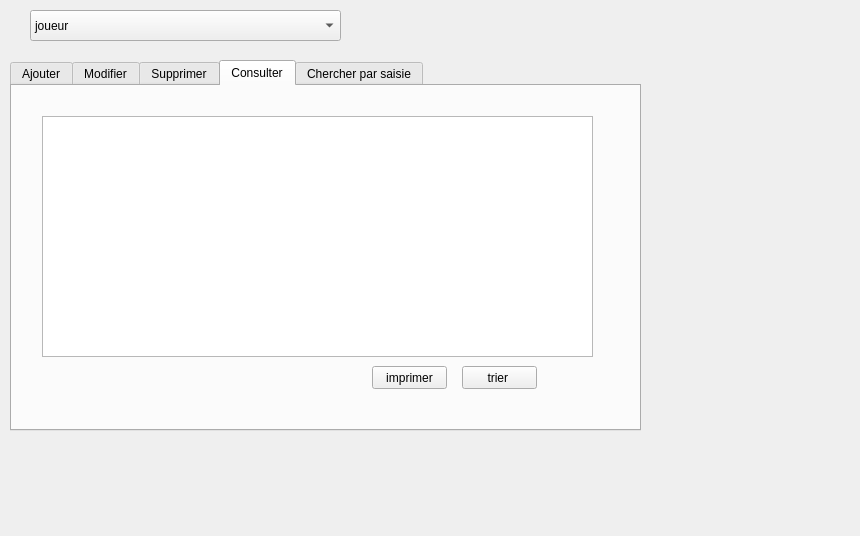
<?xml version="1.0" encoding="UTF-8"?>
<ui version="4.0">
 <class>gestion_sj</class>
 <widget class="QDialog" name="gestion_sj">
  <property name="geometry">
   <rect>
    <x>0</x>
    <y>0</y>
    <width>860</width>
    <height>536</height>
   </rect>
  </property>
  <property name="windowTitle">
   <string>Dialog</string>
  </property>
  <widget class="QStackedWidget" name="stackedWidget">
   <property name="geometry">
    <rect>
     <x>10</x>
     <y>60</y>
     <width>641</width>
     <height>411</height>
    </rect>
   </property>
   <property name="currentIndex">
    <number>1</number>
   </property>
   <widget class="QWidget" name="page">
    <widget class="QTabWidget" name="tabWidget">
     <property name="geometry">
      <rect>
       <x>0</x>
       <y>0</y>
       <width>620</width>
       <height>420</height>
      </rect>
     </property>
     <property name="palette">
      <palette>
       <active>
        <colorrole role="Midlight">
         <brush brushstyle="SolidPattern">
          <color alpha="255">
           <red>116</red>
           <green>116</green>
           <blue>116</blue>
          </color>
         </brush>
        </colorrole>
        <colorrole role="Mid">
         <brush brushstyle="SolidPattern">
          <color alpha="255">
           <red>86</red>
           <green>86</green>
           <blue>86</blue>
          </color>
         </brush>
        </colorrole>
        <colorrole role="Base">
         <brush brushstyle="SolidPattern">
          <color alpha="255">
           <red>10</red>
           <green>5</green>
           <blue>84</blue>
          </color>
         </brush>
        </colorrole>
        <colorrole role="Shadow">
         <brush brushstyle="SolidPattern">
          <color alpha="255">
           <red>116</red>
           <green>116</green>
           <blue>116</blue>
          </color>
         </brush>
        </colorrole>
        <colorrole role="Highlight">
         <brush brushstyle="SolidPattern">
          <color alpha="255">
           <red>255</red>
           <green>255</green>
           <blue>255</blue>
          </color>
         </brush>
        </colorrole>
       </active>
       <inactive>
        <colorrole role="Midlight">
         <brush brushstyle="SolidPattern">
          <color alpha="255">
           <red>116</red>
           <green>116</green>
           <blue>116</blue>
          </color>
         </brush>
        </colorrole>
        <colorrole role="Mid">
         <brush brushstyle="SolidPattern">
          <color alpha="255">
           <red>86</red>
           <green>86</green>
           <blue>86</blue>
          </color>
         </brush>
        </colorrole>
        <colorrole role="Base">
         <brush brushstyle="SolidPattern">
          <color alpha="255">
           <red>10</red>
           <green>5</green>
           <blue>84</blue>
          </color>
         </brush>
        </colorrole>
        <colorrole role="Shadow">
         <brush brushstyle="SolidPattern">
          <color alpha="255">
           <red>116</red>
           <green>116</green>
           <blue>116</blue>
          </color>
         </brush>
        </colorrole>
        <colorrole role="Highlight">
         <brush brushstyle="SolidPattern">
          <color alpha="255">
           <red>255</red>
           <green>255</green>
           <blue>255</blue>
          </color>
         </brush>
        </colorrole>
       </inactive>
       <disabled>
        <colorrole role="Midlight">
         <brush brushstyle="SolidPattern">
          <color alpha="255">
           <red>116</red>
           <green>116</green>
           <blue>116</blue>
          </color>
         </brush>
        </colorrole>
        <colorrole role="Mid">
         <brush brushstyle="SolidPattern">
          <color alpha="255">
           <red>86</red>
           <green>86</green>
           <blue>86</blue>
          </color>
         </brush>
        </colorrole>
        <colorrole role="Base">
         <brush brushstyle="SolidPattern">
          <color alpha="255">
           <red>0</red>
           <green>0</green>
           <blue>66</blue>
          </color>
         </brush>
        </colorrole>
        <colorrole role="Shadow">
         <brush brushstyle="SolidPattern">
          <color alpha="255">
           <red>116</red>
           <green>116</green>
           <blue>116</blue>
          </color>
         </brush>
        </colorrole>
        <colorrole role="Highlight">
         <brush brushstyle="SolidPattern">
          <color alpha="255">
           <red>0</red>
           <green>120</green>
           <blue>215</blue>
          </color>
         </brush>
        </colorrole>
       </disabled>
      </palette>
     </property>
     <property name="currentIndex">
      <number>0</number>
     </property>
     <widget class="QWidget" name="tab_Ajouter">
      <property name="palette">
       <palette>
        <active>
         <colorrole role="Midlight">
          <brush brushstyle="SolidPattern">
           <color alpha="255">
            <red>138</red>
            <green>138</green>
            <blue>138</blue>
           </color>
          </brush>
         </colorrole>
        </active>
        <inactive>
         <colorrole role="Midlight">
          <brush brushstyle="SolidPattern">
           <color alpha="255">
            <red>138</red>
            <green>138</green>
            <blue>138</blue>
           </color>
          </brush>
         </colorrole>
        </inactive>
        <disabled>
         <colorrole role="Midlight">
          <brush brushstyle="SolidPattern">
           <color alpha="255">
            <red>138</red>
            <green>138</green>
            <blue>138</blue>
           </color>
          </brush>
         </colorrole>
        </disabled>
       </palette>
      </property>
      <attribute name="title">
       <string>Ajouter</string>
      </attribute>
      <widget class="QLabel" name="label">
       <property name="geometry">
        <rect>
         <x>20</x>
         <y>50</y>
         <width>47</width>
         <height>14</height>
        </rect>
       </property>
       <property name="text">
        <string>Id</string>
       </property>
      </widget>
      <widget class="QLabel" name="label_2">
       <property name="geometry">
        <rect>
         <x>20</x>
         <y>80</y>
         <width>47</width>
         <height>14</height>
        </rect>
       </property>
       <property name="text">
        <string>Nom</string>
       </property>
      </widget>
      <widget class="QLabel" name="label_3">
       <property name="geometry">
        <rect>
         <x>20</x>
         <y>110</y>
         <width>47</width>
         <height>14</height>
        </rect>
       </property>
       <property name="text">
        <string>Prenom</string>
       </property>
      </widget>
      <widget class="QLabel" name="label_4">
       <property name="geometry">
        <rect>
         <x>20</x>
         <y>140</y>
         <width>47</width>
         <height>14</height>
        </rect>
       </property>
       <property name="text">
        <string>Age</string>
       </property>
      </widget>
      <widget class="QLabel" name="label_5">
       <property name="geometry">
        <rect>
         <x>20</x>
         <y>170</y>
         <width>47</width>
         <height>20</height>
        </rect>
       </property>
       <property name="text">
        <string>Role</string>
       </property>
      </widget>
      <widget class="QPushButton" name="pushButton_Ajouter">
       <property name="geometry">
        <rect>
         <x>400</x>
         <y>290</y>
         <width>75</width>
         <height>23</height>
        </rect>
       </property>
       <property name="text">
        <string>Ajouter</string>
       </property>
      </widget>
      <widget class="QLineEdit" name="lineEdit_Id">
       <property name="geometry">
        <rect>
         <x>130</x>
         <y>50</y>
         <width>151</width>
         <height>20</height>
        </rect>
       </property>
      </widget>
      <widget class="QLineEdit" name="lineEdit_Nom">
       <property name="geometry">
        <rect>
         <x>130</x>
         <y>80</y>
         <width>151</width>
         <height>20</height>
        </rect>
       </property>
      </widget>
      <widget class="QLineEdit" name="lineEdit_Prenom">
       <property name="geometry">
        <rect>
         <x>130</x>
         <y>110</y>
         <width>151</width>
         <height>20</height>
        </rect>
       </property>
      </widget>
      <widget class="QLineEdit" name="lineEdit_Age">
       <property name="geometry">
        <rect>
         <x>130</x>
         <y>140</y>
         <width>151</width>
         <height>20</height>
        </rect>
       </property>
      </widget>
      <widget class="QLineEdit" name="lineEdit_Role">
       <property name="geometry">
        <rect>
         <x>130</x>
         <y>170</y>
         <width>151</width>
         <height>20</height>
        </rect>
       </property>
      </widget>
      <widget class="QLineEdit" name="lineEdit_NumTel">
       <property name="geometry">
        <rect>
         <x>130</x>
         <y>230</y>
         <width>151</width>
         <height>20</height>
        </rect>
       </property>
      </widget>
      <widget class="QLabel" name="label_6">
       <property name="geometry">
        <rect>
         <x>20</x>
         <y>230</y>
         <width>47</width>
         <height>20</height>
        </rect>
       </property>
       <property name="text">
        <string>Num_Tel</string>
       </property>
      </widget>
      <widget class="QLabel" name="label_7">
       <property name="geometry">
        <rect>
         <x>20</x>
         <y>260</y>
         <width>47</width>
         <height>14</height>
        </rect>
       </property>
       <property name="text">
        <string>Adresse</string>
       </property>
      </widget>
      <widget class="QLineEdit" name="lineEdit_Adresse">
       <property name="geometry">
        <rect>
         <x>130</x>
         <y>260</y>
         <width>151</width>
         <height>20</height>
        </rect>
       </property>
      </widget>
      <widget class="QLineEdit" name="lineEdit_Salaire">
       <property name="geometry">
        <rect>
         <x>130</x>
         <y>200</y>
         <width>151</width>
         <height>20</height>
        </rect>
       </property>
      </widget>
      <widget class="QLabel" name="label_8">
       <property name="geometry">
        <rect>
         <x>20</x>
         <y>200</y>
         <width>47</width>
         <height>14</height>
        </rect>
       </property>
       <property name="text">
        <string>Salaire</string>
       </property>
      </widget>
     </widget>
     <widget class="QWidget" name="tab_2">
      <attribute name="title">
       <string>Modifier</string>
      </attribute>
      <widget class="QLabel" name="label_9">
       <property name="geometry">
        <rect>
         <x>10</x>
         <y>20</y>
         <width>331</width>
         <height>21</height>
        </rect>
       </property>
       <property name="text">
        <string>vous devez saisir l'identifiant du joueur que vous souhaitez modifier</string>
       </property>
      </widget>
      <widget class="QLineEdit" name="lineEdit_id2">
       <property name="geometry">
        <rect>
         <x>350</x>
         <y>20</y>
         <width>113</width>
         <height>20</height>
        </rect>
       </property>
      </widget>
      <widget class="QLabel" name="label_10">
       <property name="geometry">
        <rect>
         <x>30</x>
         <y>70</y>
         <width>47</width>
         <height>14</height>
        </rect>
       </property>
       <property name="text">
        <string>Nom</string>
       </property>
      </widget>
      <widget class="QLabel" name="label_12">
       <property name="geometry">
        <rect>
         <x>30</x>
         <y>100</y>
         <width>47</width>
         <height>14</height>
        </rect>
       </property>
       <property name="text">
        <string>Prenom</string>
       </property>
      </widget>
      <widget class="QLabel" name="label_14">
       <property name="geometry">
        <rect>
         <x>30</x>
         <y>130</y>
         <width>47</width>
         <height>20</height>
        </rect>
       </property>
       <property name="text">
        <string>Age</string>
       </property>
      </widget>
      <widget class="QLabel" name="label_11">
       <property name="geometry">
        <rect>
         <x>30</x>
         <y>160</y>
         <width>47</width>
         <height>14</height>
        </rect>
       </property>
       <property name="text">
        <string>Role</string>
       </property>
      </widget>
      <widget class="QLabel" name="label_13">
       <property name="geometry">
        <rect>
         <x>30</x>
         <y>190</y>
         <width>47</width>
         <height>14</height>
        </rect>
       </property>
       <property name="text">
        <string>Salaire</string>
       </property>
      </widget>
      <widget class="QLabel" name="label_15">
       <property name="geometry">
        <rect>
         <x>30</x>
         <y>220</y>
         <width>47</width>
         <height>14</height>
        </rect>
       </property>
       <property name="text">
        <string>Num_Tel</string>
       </property>
      </widget>
      <widget class="QLabel" name="label_16">
       <property name="geometry">
        <rect>
         <x>30</x>
         <y>250</y>
         <width>47</width>
         <height>14</height>
        </rect>
       </property>
       <property name="text">
        <string>Adresse</string>
       </property>
      </widget>
      <widget class="QLineEdit" name="lineEdit_Nom_2">
       <property name="geometry">
        <rect>
         <x>140</x>
         <y>70</y>
         <width>113</width>
         <height>20</height>
        </rect>
       </property>
      </widget>
      <widget class="QLineEdit" name="lineEdit_Prenom_2">
       <property name="geometry">
        <rect>
         <x>140</x>
         <y>100</y>
         <width>113</width>
         <height>20</height>
        </rect>
       </property>
      </widget>
      <widget class="QLineEdit" name="lineEdit_Age_2">
       <property name="geometry">
        <rect>
         <x>140</x>
         <y>130</y>
         <width>113</width>
         <height>20</height>
        </rect>
       </property>
      </widget>
      <widget class="QLineEdit" name="lineEdit_Role_2">
       <property name="geometry">
        <rect>
         <x>140</x>
         <y>160</y>
         <width>113</width>
         <height>20</height>
        </rect>
       </property>
      </widget>
      <widget class="QLineEdit" name="lineEdit_Salaire_2">
       <property name="geometry">
        <rect>
         <x>140</x>
         <y>190</y>
         <width>113</width>
         <height>20</height>
        </rect>
       </property>
      </widget>
      <widget class="QLineEdit" name="lineEdit_NumTel_2">
       <property name="geometry">
        <rect>
         <x>140</x>
         <y>220</y>
         <width>113</width>
         <height>20</height>
        </rect>
       </property>
      </widget>
      <widget class="QLineEdit" name="lineEdit_Adresse_2">
       <property name="geometry">
        <rect>
         <x>140</x>
         <y>250</y>
         <width>113</width>
         <height>20</height>
        </rect>
       </property>
      </widget>
      <widget class="QPushButton" name="pushButton_Modifier">
       <property name="geometry">
        <rect>
         <x>390</x>
         <y>290</y>
         <width>75</width>
         <height>23</height>
        </rect>
       </property>
       <property name="text">
        <string>Modifier</string>
       </property>
      </widget>
     </widget>
     <widget class="QWidget" name="tab">
      <attribute name="title">
       <string>Supprimer</string>
      </attribute>
      <widget class="QPushButton" name="pushButton_Supprimer">
       <property name="geometry">
        <rect>
         <x>400</x>
         <y>280</y>
         <width>75</width>
         <height>23</height>
        </rect>
       </property>
       <property name="text">
        <string>Supprimer</string>
       </property>
      </widget>
      <widget class="QLabel" name="label_17">
       <property name="geometry">
        <rect>
         <x>20</x>
         <y>50</y>
         <width>311</width>
         <height>16</height>
        </rect>
       </property>
       <property name="text">
        <string>Tapez l'identifiant du joueur que vous souhaitez supprimer</string>
       </property>
      </widget>
      <widget class="QLineEdit" name="lineEdit_9">
       <property name="geometry">
        <rect>
         <x>370</x>
         <y>50</y>
         <width>113</width>
         <height>20</height>
        </rect>
       </property>
      </widget>
     </widget>
     <widget class="QWidget" name="tab_3">
      <attribute name="title">
       <string>Consulter</string>
      </attribute>
      <widget class="QTableView" name="tablejoueur">
       <property name="geometry">
        <rect>
         <x>70</x>
         <y>40</y>
         <width>481</width>
         <height>251</height>
        </rect>
       </property>
      </widget>
      <widget class="QPushButton" name="pushButton_Consulter">
       <property name="geometry">
        <rect>
         <x>440</x>
         <y>330</y>
         <width>75</width>
         <height>23</height>
        </rect>
       </property>
       <property name="text">
        <string>Consulter</string>
       </property>
      </widget>
     </widget>
     <widget class="QWidget" name="tab_4">
      <attribute name="title">
       <string>Chercher</string>
      </attribute>
      <widget class="QTableView" name="tablejoueur2">
       <property name="geometry">
        <rect>
         <x>25</x>
         <y>31</y>
         <width>421</width>
         <height>231</height>
        </rect>
       </property>
      </widget>
      <widget class="QLabel" name="label_18">
       <property name="geometry">
        <rect>
         <x>40</x>
         <y>270</y>
         <width>281</width>
         <height>21</height>
        </rect>
       </property>
       <property name="text">
        <string>Tapez l'identifiant du joueur que vous souhaitez chercher </string>
       </property>
      </widget>
      <widget class="QLineEdit" name="lineEdit_10">
       <property name="geometry">
        <rect>
         <x>330</x>
         <y>270</y>
         <width>113</width>
         <height>20</height>
        </rect>
       </property>
      </widget>
      <widget class="QPushButton" name="pushButton_Chercher">
       <property name="geometry">
        <rect>
         <x>410</x>
         <y>300</y>
         <width>75</width>
         <height>23</height>
        </rect>
       </property>
       <property name="text">
        <string>Chercher</string>
       </property>
      </widget>
     </widget>
    </widget>
   </widget>
   <widget class="QWidget" name="page_2">
    <widget class="QTabWidget" name="tabWidget_2">
     <property name="geometry">
      <rect>
       <x>0</x>
       <y>0</y>
       <width>631</width>
       <height>371</height>
      </rect>
     </property>
     <property name="currentIndex">
      <number>3</number>
     </property>
     <widget class="QWidget" name="tab_Ajuter">
      <attribute name="title">
       <string>Ajouter</string>
      </attribute>
      <widget class="QPushButton" name="pushButton_AjouterS">
       <property name="geometry">
        <rect>
         <x>450</x>
         <y>280</y>
         <width>75</width>
         <height>23</height>
        </rect>
       </property>
       <property name="text">
        <string>Ajouter</string>
       </property>
      </widget>
      <widget class="QLabel" name="label_19">
       <property name="geometry">
        <rect>
         <x>40</x>
         <y>30</y>
         <width>47</width>
         <height>14</height>
        </rect>
       </property>
       <property name="text">
        <string>idS</string>
       </property>
      </widget>
      <widget class="QLabel" name="label_20">
       <property name="geometry">
        <rect>
         <x>40</x>
         <y>70</y>
         <width>47</width>
         <height>14</height>
        </rect>
       </property>
       <property name="text">
        <string>nomS</string>
       </property>
      </widget>
      <widget class="QLabel" name="label_21">
       <property name="geometry">
        <rect>
         <x>40</x>
         <y>110</y>
         <width>47</width>
         <height>14</height>
        </rect>
       </property>
       <property name="text">
        <string>type</string>
       </property>
      </widget>
      <widget class="QLabel" name="label_22">
       <property name="geometry">
        <rect>
         <x>40</x>
         <y>160</y>
         <width>47</width>
         <height>14</height>
        </rect>
       </property>
       <property name="text">
        <string>budget</string>
       </property>
      </widget>
      <widget class="QLabel" name="label_23">
       <property name="geometry">
        <rect>
         <x>40</x>
         <y>200</y>
         <width>71</width>
         <height>16</height>
        </rect>
       </property>
       <property name="text">
        <string>chiffreAffaire</string>
       </property>
      </widget>
      <widget class="QLineEdit" name="lineEdit">
       <property name="geometry">
        <rect>
         <x>140</x>
         <y>30</y>
         <width>113</width>
         <height>20</height>
        </rect>
       </property>
      </widget>
      <widget class="QLineEdit" name="lineEdit_2">
       <property name="geometry">
        <rect>
         <x>140</x>
         <y>70</y>
         <width>113</width>
         <height>20</height>
        </rect>
       </property>
      </widget>
      <widget class="QLineEdit" name="lineEdit_3">
       <property name="geometry">
        <rect>
         <x>140</x>
         <y>110</y>
         <width>113</width>
         <height>20</height>
        </rect>
       </property>
      </widget>
      <widget class="QLineEdit" name="lineEdit_4">
       <property name="geometry">
        <rect>
         <x>140</x>
         <y>160</y>
         <width>113</width>
         <height>20</height>
        </rect>
       </property>
      </widget>
      <widget class="QLineEdit" name="lineEdit_5">
       <property name="geometry">
        <rect>
         <x>140</x>
         <y>200</y>
         <width>113</width>
         <height>20</height>
        </rect>
       </property>
      </widget>
     </widget>
     <widget class="QWidget" name="tab_Modifier">
      <attribute name="title">
       <string>Modifier</string>
      </attribute>
      <widget class="QPushButton" name="pushButton_ModifierS">
       <property name="geometry">
        <rect>
         <x>440</x>
         <y>280</y>
         <width>75</width>
         <height>23</height>
        </rect>
       </property>
       <property name="text">
        <string>Modifier</string>
       </property>
      </widget>
      <widget class="QLabel" name="label_24">
       <property name="geometry">
        <rect>
         <x>30</x>
         <y>20</y>
         <width>291</width>
         <height>21</height>
        </rect>
       </property>
       <property name="text">
        <string>Tapez l'identifiant du sport que vous souhaitez modifier</string>
       </property>
      </widget>
      <widget class="QLabel" name="label_25">
       <property name="geometry">
        <rect>
         <x>40</x>
         <y>70</y>
         <width>47</width>
         <height>14</height>
        </rect>
       </property>
       <property name="text">
        <string>nomS</string>
       </property>
      </widget>
      <widget class="QLabel" name="label_26">
       <property name="geometry">
        <rect>
         <x>40</x>
         <y>110</y>
         <width>47</width>
         <height>14</height>
        </rect>
       </property>
       <property name="text">
        <string>type</string>
       </property>
      </widget>
      <widget class="QLabel" name="label_27">
       <property name="geometry">
        <rect>
         <x>40</x>
         <y>150</y>
         <width>47</width>
         <height>14</height>
        </rect>
       </property>
       <property name="text">
        <string>budget</string>
       </property>
      </widget>
      <widget class="QLabel" name="label_28">
       <property name="geometry">
        <rect>
         <x>40</x>
         <y>190</y>
         <width>71</width>
         <height>16</height>
        </rect>
       </property>
       <property name="text">
        <string>chiffreAffaire</string>
       </property>
      </widget>
      <widget class="QLineEdit" name="lineEdit_6">
       <property name="geometry">
        <rect>
         <x>150</x>
         <y>70</y>
         <width>113</width>
         <height>20</height>
        </rect>
       </property>
      </widget>
      <widget class="QLineEdit" name="lineEdit_7">
       <property name="geometry">
        <rect>
         <x>150</x>
         <y>110</y>
         <width>113</width>
         <height>20</height>
        </rect>
       </property>
      </widget>
      <widget class="QLineEdit" name="lineEdit_8">
       <property name="geometry">
        <rect>
         <x>150</x>
         <y>150</y>
         <width>113</width>
         <height>20</height>
        </rect>
       </property>
      </widget>
      <widget class="QLineEdit" name="lineEdit_11">
       <property name="geometry">
        <rect>
         <x>150</x>
         <y>190</y>
         <width>113</width>
         <height>20</height>
        </rect>
       </property>
      </widget>
      <widget class="QLineEdit" name="lineEdit_12">
       <property name="geometry">
        <rect>
         <x>340</x>
         <y>20</y>
         <width>113</width>
         <height>20</height>
        </rect>
       </property>
      </widget>
     </widget>
     <widget class="QWidget" name="tab_Supprimer">
      <attribute name="title">
       <string>Supprimer</string>
      </attribute>
      <widget class="QPushButton" name="pushButton_SupprimerS">
       <property name="geometry">
        <rect>
         <x>460</x>
         <y>280</y>
         <width>75</width>
         <height>23</height>
        </rect>
       </property>
       <property name="text">
        <string>Supprimer</string>
       </property>
      </widget>
      <widget class="QLabel" name="label_29">
       <property name="geometry">
        <rect>
         <x>50</x>
         <y>30</y>
         <width>291</width>
         <height>21</height>
        </rect>
       </property>
       <property name="text">
        <string>Tapez l'identifiant du sport que vous souhaitez supprimer</string>
       </property>
      </widget>
      <widget class="QLineEdit" name="lineEdit_13">
       <property name="geometry">
        <rect>
         <x>370</x>
         <y>30</y>
         <width>113</width>
         <height>20</height>
        </rect>
       </property>
      </widget>
     </widget>
     <widget class="QWidget" name="tab_Consulter">
      <attribute name="title">
       <string>Consulter</string>
      </attribute>
      <widget class="QPushButton" name="pushButton_ConsulterS">
       <property name="geometry">
        <rect>
         <x>450</x>
         <y>280</y>
         <width>75</width>
         <height>23</height>
        </rect>
       </property>
       <property name="text">
        <string>trier </string>
       </property>
      </widget>
      <widget class="QTableView" name="tablesport">
       <property name="geometry">
        <rect>
         <x>30</x>
         <y>30</y>
         <width>551</width>
         <height>241</height>
        </rect>
       </property>
      </widget>
      <widget class="QPushButton" name="pushButton">
       <property name="geometry">
        <rect>
         <x>360</x>
         <y>280</y>
         <width>75</width>
         <height>23</height>
        </rect>
       </property>
       <property name="text">
        <string>imprimer</string>
       </property>
      </widget>
     </widget>
     <widget class="QWidget" name="tab_Chercher">
      <attribute name="title">
       <string>Chercher par saisie</string>
      </attribute>
      <widget class="QPushButton" name="pushButton_ChercherS">
       <property name="geometry">
        <rect>
         <x>460</x>
         <y>290</y>
         <width>75</width>
         <height>23</height>
        </rect>
       </property>
       <property name="text">
        <string>Chercher</string>
       </property>
      </widget>
      <widget class="QTableView" name="tablesport_chercher">
       <property name="geometry">
        <rect>
         <x>45</x>
         <y>31</y>
         <width>431</width>
         <height>211</height>
        </rect>
       </property>
      </widget>
      <widget class="QLabel" name="label_30">
       <property name="geometry">
        <rect>
         <x>50</x>
         <y>260</y>
         <width>301</width>
         <height>16</height>
        </rect>
       </property>
       <property name="text">
        <string>Tapez l'identifant du sport que vous souhaiter supprimer</string>
       </property>
      </widget>
      <widget class="QLineEdit" name="lineEdit_14">
       <property name="geometry">
        <rect>
         <x>370</x>
         <y>260</y>
         <width>113</width>
         <height>20</height>
        </rect>
       </property>
      </widget>
     </widget>
    </widget>
   </widget>
  </widget>
  <widget class="QComboBox" name="comboBox">
   <property name="geometry">
    <rect>
     <x>30</x>
     <y>10</y>
     <width>311</width>
     <height>31</height>
    </rect>
   </property>
   <item>
    <property name="text">
     <string>joueur</string>
    </property>
   </item>
   <item>
    <property name="text">
     <string>sport</string>
    </property>
   </item>
  </widget>
 </widget>
 <resources/>
 <connections/>
</ui>
